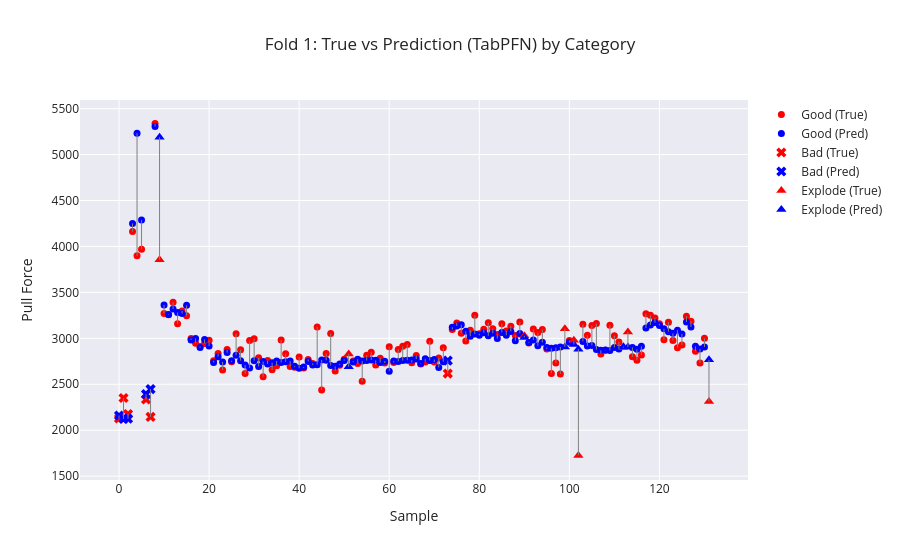
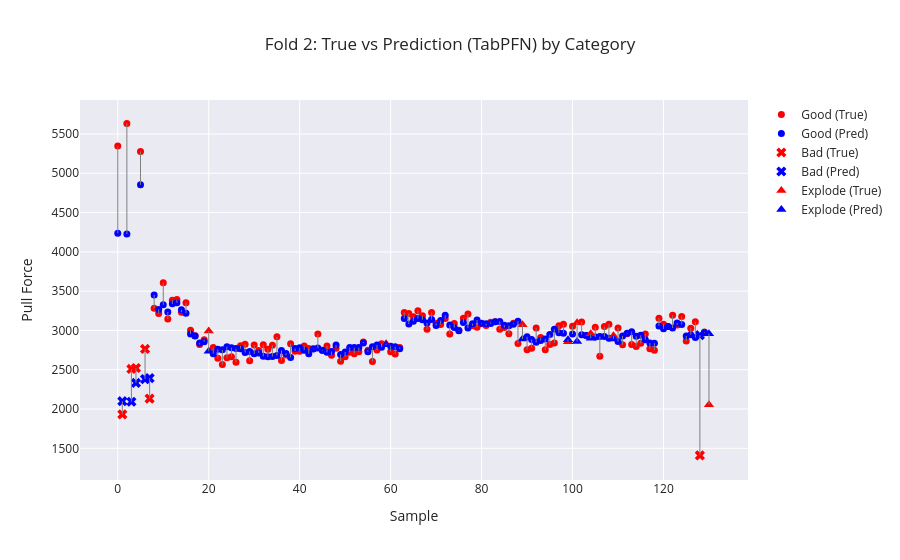
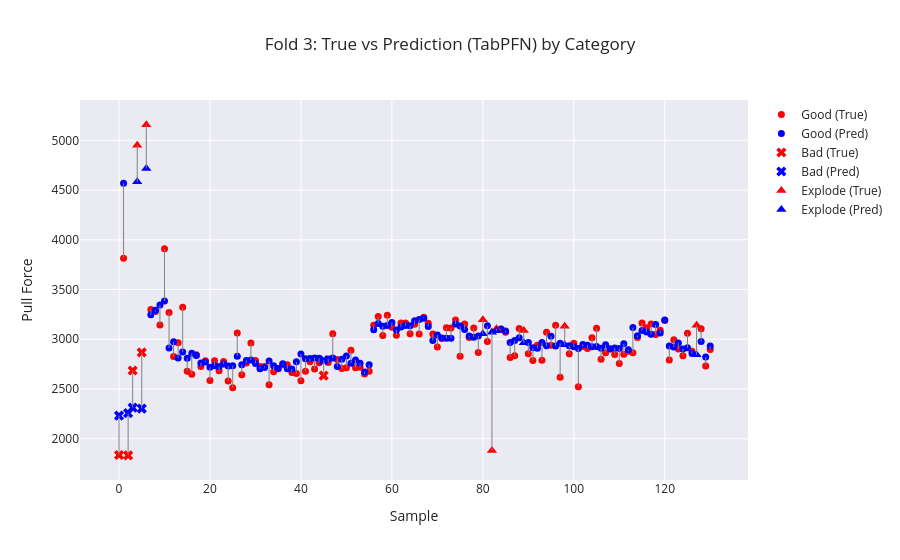

Here is the notebook cell these charts were saved with, in order:
### Markdown cell above
# Cross Validation

### Code cell
cross_df = pd.read_csv("data/train_dev_data.csv")
target_column_regression = "PullTest (N)" 

skf = StratifiedKFold(n_splits=3, shuffle=True, random_state=42)

direct_mae, direct_rmse, direct_r2 = [], [], [] 
hybrid_mae, hybrid_rmse, hybrid_r2 = [], [], [] 

for fold, (train_index, val_index) in enumerate(skf.split(cross_df["Sample ID"], cross_df["Category"])):

    # -----------------------------
    # 1. Build fold-specific data
    # -----------------------------
    train_df = cross_df.iloc[train_index].copy()
    val_df   = cross_df.iloc[val_index].copy()

    # Group targets by Sample ID (SAME as non‑CV pipeline)
    y_train_reg = train_df.groupby("Sample ID")["PullTest (N)"].first()
    y_val_reg   = val_df.groupby("Sample ID")["PullTest (N)"].first()

    # Build feature matrices at Sample ID level
    x_train = train_df.groupby("Sample ID").first()
    x_val   = val_df.groupby("Sample ID").first()

    # Extract features for nugget, class, regression
    x_tr_nug, y_tr_nug = get_features_and_target(x_train, target_column_nugget)
    x_val_nug, y_val_nug = get_features_and_target(x_val, target_column_nugget)

    x_tr_class, y_tr_class = get_features_and_target(x_train, target_column_class)
    x_val_class, y_val_class = get_features_and_target(x_val, target_column_class)

    x_tr_reg, y_tr_reg = get_features_and_target(x_train, target_column_regression)
    x_val_reg, y_val_reg = get_features_and_target(x_val, target_column_regression)

    x_tr_scale = sc.fit_transform(X=x_tr_reg)
    x_val_scale = sc.transform(x_val_reg)

    #Nugget estimation
    regressor_nug = TabPFNRegressor()
    regressor_nug.fit(x_tr_nug,y_tr_nug)

    predictions_nugget_train = regressor_nug.predict(x_tr_nug)
    predictions_nugget_dev = regressor_nug.predict(x_val_nug)

    #Classification
    classifier = TabPFNClassifier()
    classifier.fit(x_tr_class,y_tr_class)

    predictions_class_train = classifier.predict(x_tr_class)
    predictions_class_dev = classifier.predict(x_val_class)


    # Plot classification results for this fold
    plot_visualizer_classification(
        y_true=y_val_class,
        y_pred=predictions_class_dev,
        class_labels=["Bad", "Good"],
        title=f"Fold {fold+1} — Confusion Matrix"
    )


    physics_train = compute_pullforces(x_tr_reg, y_tr_reg, predictions_class_train, predictions_nugget_train) 
    physics_val = compute_pullforces(x_val_reg, y_val_reg, predictions_class_dev, predictions_nugget_dev)

    y_train_delta = physics_train - y_train_reg 

    regressor = TabPFNRegressor()
    regressor.fit(x_tr_reg, y_train_delta)

    prediciton = regressor.predict(x_val_reg)
    final_pred_regression_dev_without_physics  = physics_val - prediciton

    direct_mae.append(mean_absolute_error(y_val_reg, final_pred_regression_dev_without_physics)) 
    direct_rmse.append(np.sqrt(mean_squared_error(y_val_reg, final_pred_regression_dev_without_physics))) 
    direct_r2.append(r2_score(y_val_reg, final_pred_regression_dev_without_physics))

    # Categories
    categories= cross_df.iloc[val_index]["Category"].values

    plot_visualizer(
        true_vals=y_val_reg,
        pred_vals=final_pred_regression_dev_without_physics,
        categories=categories,
        title=f"Fold {fold+1}: True vs Prediction (TabPFN) by Category"
    )
   


    print(f"\n=== Fold {fold+1} ===") 
    print(f"Direct:\n MAE={direct_mae[-1]:.2f},\n RMSE={direct_rmse[-1]:.2f},\n R²={direct_r2[-1]:.2f}\n")

    corr = np.corrcoef(physics_train, y_train_reg)[0,1] 
    print(f"Pearson correlation (Physics vs True PullForce): {corr:.4f}")

print("\n=== FINAL CROSS‑VALIDATION RESULTS ===") 
print("\n--- Direct Model ---") 
print(f"MAE mean: {np.mean(direct_mae):.2f}") 
print(f"RMSE mean: {np.mean(direct_rmse):.2f}") 
print(f"R² mean: {np.mean(direct_r2):.2f}")
